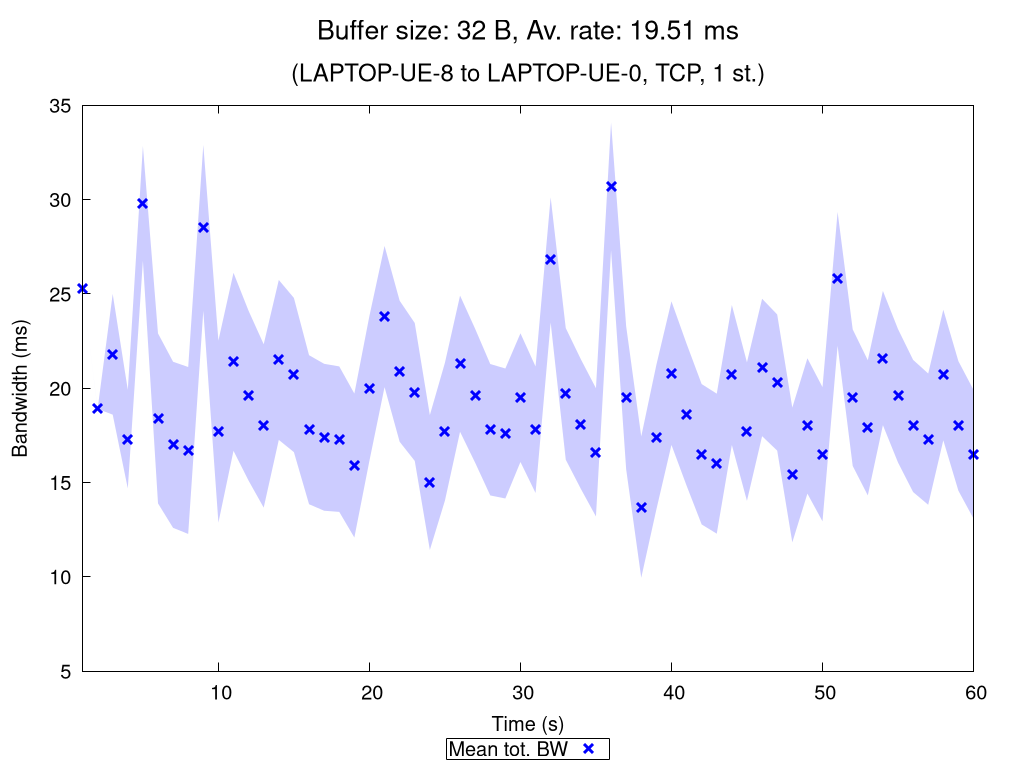

Write the gnuplot code that produced this figure.
set terminal pngcairo nocrop enhanced size 1024,768 font "Verdana,15"
set output "TCP_1_st_2020_11_05_16-22-26_two2one_00032B.png"

set title "{/=20 Buffer size: 32 B, Av. rate: 19.51 ms}\n\n{/=18 (LAPTOP-UE-8 to LAPTOP-UE-0, TCP, 1 st.)}"

set xlabel "Time (s)"
set ylabel "Bandwidth (ms)"
set ytics nomirror
set key bmargin center horizontal box samplen 1 width -1
set bmargin 4.6
set rmargin 4.5

rf = 1.0  # rate factor
set style fill transparent solid 0.2 noborder
set autoscale xfix
plot "TCP_1_st_2020_11_05_16-22-26_two2one_00032B_iperf_processed.dat" using 1:($2/rf-$3/rf):($2/rf+$3/rf) with filledcurves lc rgb "blue" notitle, \
     "" using 1:($2/rf) with points pt 2 ps 1.5 lw 3 lc rgb "blue" title "Mean tot. BW", \
